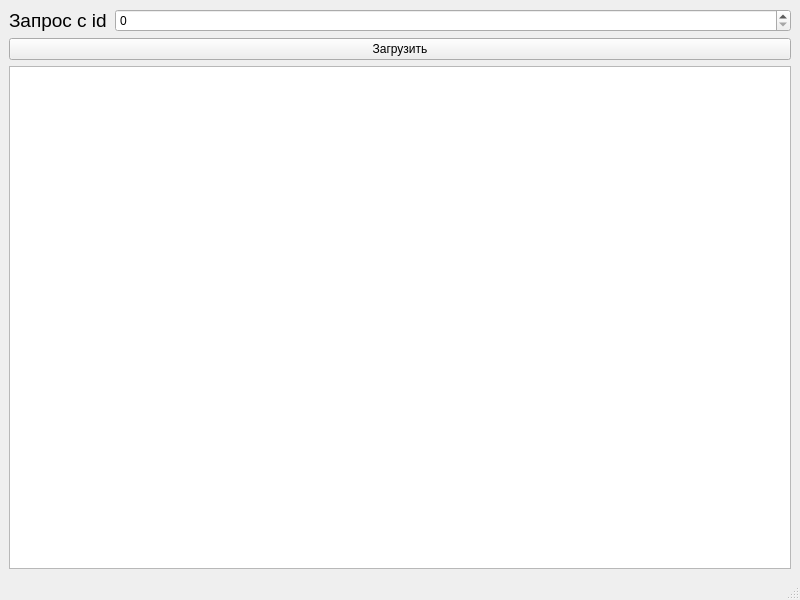
<?xml version="1.0" encoding="UTF-8"?>
<ui version="4.0">
 <class>MainWindow</class>
 <widget class="QMainWindow" name="MainWindow">
  <property name="geometry">
   <rect>
    <x>0</x>
    <y>0</y>
    <width>800</width>
    <height>600</height>
   </rect>
  </property>
  <property name="windowTitle">
   <string>MainWindow</string>
  </property>
  <widget class="QWidget" name="centralwidget">
   <layout class="QGridLayout" name="gridLayout">
    <item row="0" column="1" colspan="2">
     <widget class="QSpinBox" name="spinBox"/>
    </item>
    <item row="3" column="0" colspan="3">
     <widget class="QTableWidget" name="tableWidget"/>
    </item>
    <item row="0" column="0">
     <widget class="QLabel" name="label">
      <property name="maximumSize">
       <size>
        <width>100</width>
        <height>30</height>
       </size>
      </property>
      <property name="text">
       <string>&lt;html&gt;&lt;head/&gt;&lt;body&gt;&lt;p&gt;&lt;span style=&quot; font-size:14pt;&quot;&gt;Запрос с id&lt;/span&gt;&lt;/p&gt;&lt;/body&gt;&lt;/html&gt;</string>
      </property>
     </widget>
    </item>
    <item row="2" column="0" colspan="3">
     <widget class="QPushButton" name="pushButton">
      <property name="text">
       <string>Загрузить</string>
      </property>
     </widget>
    </item>
   </layout>
  </widget>
  <widget class="QMenuBar" name="menubar">
   <property name="geometry">
    <rect>
     <x>0</x>
     <y>0</y>
     <width>800</width>
     <height>21</height>
    </rect>
   </property>
  </widget>
  <widget class="QStatusBar" name="statusbar"/>
 </widget>
 <resources/>
 <connections/>
</ui>
